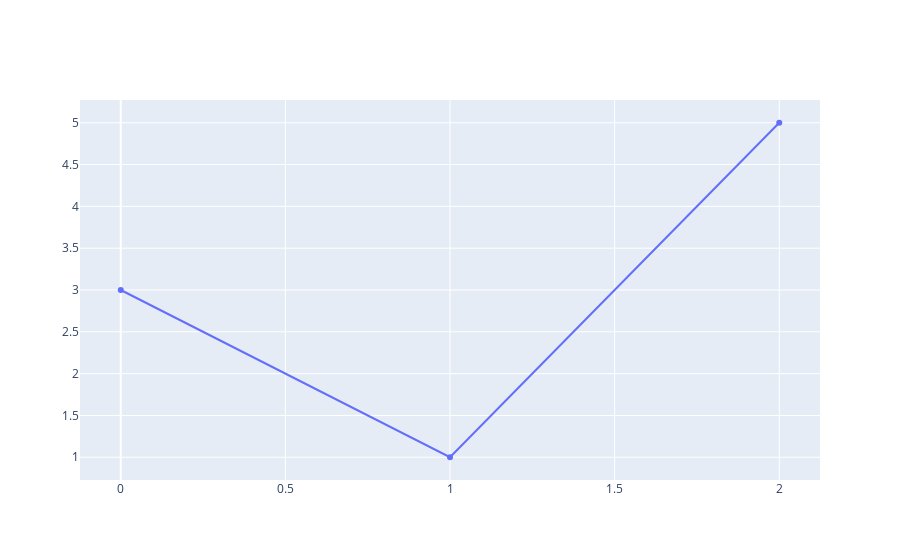

Notebook code cell kept with this figure:
### Code cell
offline.iplot([{
    'y':[3,1,5]
}])

### Figure 1 — Plotly figure (JSON) as saved in the notebook; plotly's stock layout.template omitted (floating-point values rounded to 4 significant figures)
{"data": [{"type": "scatter", "y": [3, 1, 5]}], "layout": {}}
